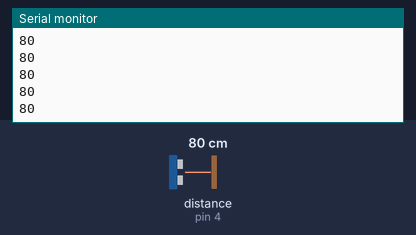
Recording of a sketch running on a simulated Arduino Uno, built with avr-gcc and run on an emulated ATmega328P. Shown: the last lines printed to the serial monitor. The inputs (shaded band) are chosen by the test bench; at power-on: distance to the obstacle (sensor on pin 4) 80 cm. The echo pulse lasts 58.3 µs per cm.

Above: at 1.2 s.
1.3 s: distance to the obstacle (sensor on pin 4) set to 2 cm
At 2.1 s:
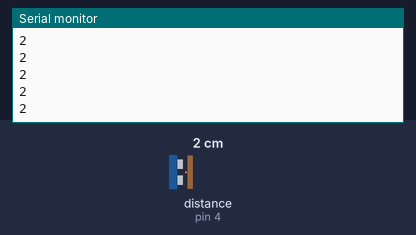
2.8 s: distance to the obstacle (sensor on pin 4) set to 4 cm
At 3.5 s:
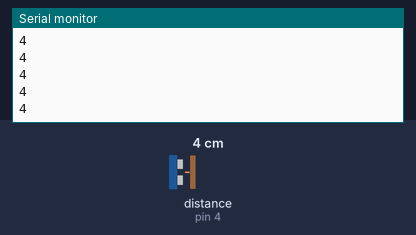
Timing chart, 0 to 5.8 s (numbered marks = the images above; inputs shaded):
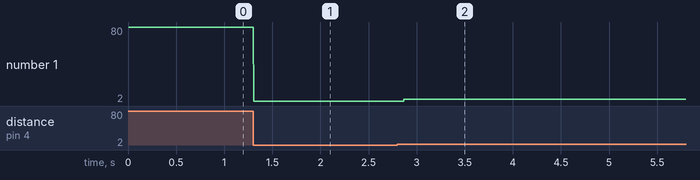

The sketch:

HC-SR04.ino
```cpp
#include <Ultrasonic.h>
#define trig 7
#define echo 4

Ultrasonic sensor(trig, echo);

void setup(){
Serial.begin(9600);
}

void loop(){
Serial.println(sensor.read());
}
```

Measured:
- after the input at 1.3 s, the serial monitor: prints a new line at once (image 1)
- after the input at 2.8 s, the serial monitor: prints a new line after 0.07 s (image 2)
- plotted number 1: 80 → 2 after the input at 1.3 s, 2 → 4 after the input at 2.8 s
